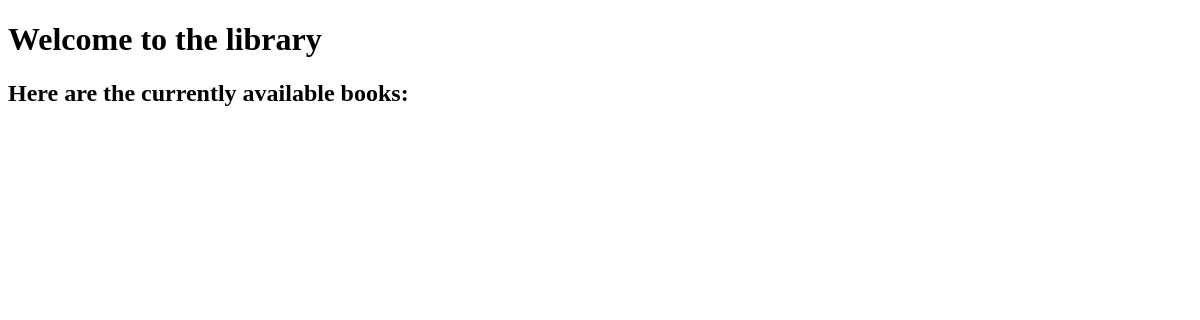
The page /library/ on the database as committed earlier.
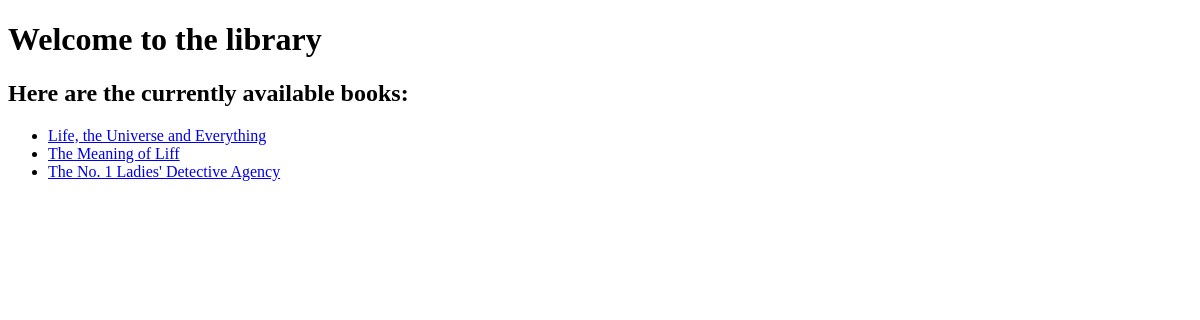
The same page on the database as committed later.
### library/models.py (models this page shows)
class Book(models.Model):
    title = models.CharField(max_length=150)
    author = models.ForeignKey(Author, on_delete=models.SET_NULL, null=True)
    def __str__(self):
        return f'{self.title} {self.author}'

### library/views.py (the view)
# urls.py: 2. Add a URL to urlpatterns:  path('', views.home, name='home')
def home(request):
    data = {'books': Book.objects.all()}
    print(Book.objects.all())
    return render(request, './home.html', data)

### library/models.py (called while the page is built)
    def __str__(self):
        return self.name

### library/templates/home.html
{% extends "base.html" %}
{% block content %}
    <h1>Welcome to the library</h1>
    <h2>Here are the currently available books:</h2>
    <ul>
        {% for book in books %}
        <li>
            <a href="{% url 'library-books' id=book.id %}">{{book.title}}</a>
        </li>
        {% endfor %}
    </ul>
{% endblock content %}

### library/templates/base.html (shortened to what this page needs)
{% load static %}
<!DOCTYPE html>
<head>
</head>
<body>
    <main>
        {% block content %} {% endblock content %}
    </main>
</body>

Rows that differ between the two databases and show on the page:
added Book: title "Life, the Universe and Everything"
added Book: title "The Meaning of Liff"
added Book: title "The No. 1 Ladies' Detective Agency"
